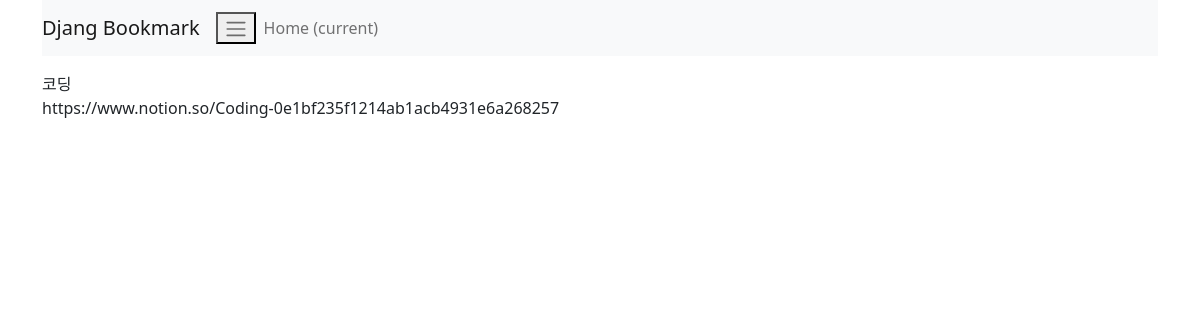
The page /detail/2/ on the database its author committed.
### bmapp/models.py (models this page shows, shortened)
class Bookmark(models.Model):
    site_name= models.CharField(max_length=100)
    url= models.URLField('Site URL')    #'site URL'기본 있는 속성값?????

### bmapp/views.py (the view)
# urls.py: path('detail/<int:pk>/', BookmarkDetailView.as_view(),name='detail'),
class BookmarkDetailView(DetailView):
    model=Bookmark
    template_name='detail.html'

### bmapp/templates/detail.html (shortened to what this page needs)
{% extends 'base.html' %}
    {% block content %}
    {{bookmark.site_name}}<br />
    {{bookmark.url}}
    {% endblock %}

### bmapp/static/css/style.css (style rules this page uses)
body { width:100%; }

### rows shown on the page
Bookmark: site_name "코딩", url "https://www.notion.so/Coding-0e1bf235f1214ab1acb4931e6a268257"
